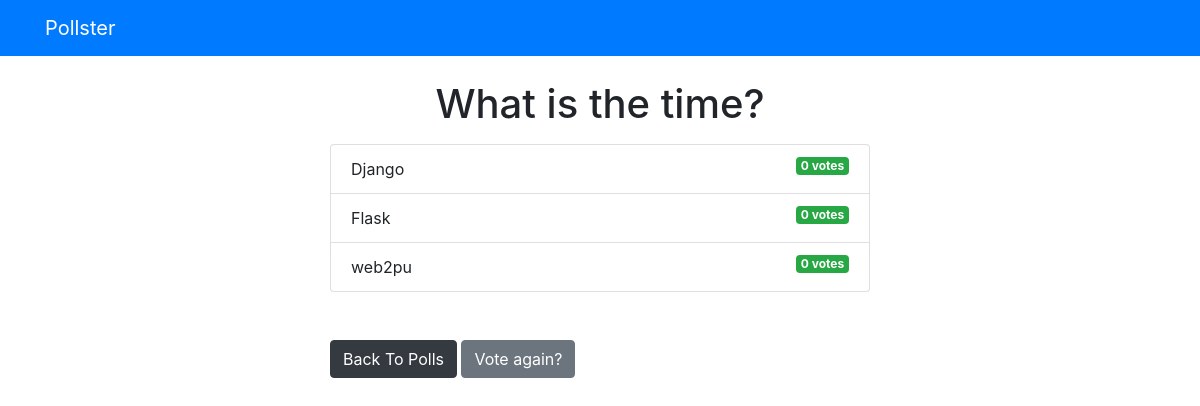
Before: /polls/1/results with the older database file.
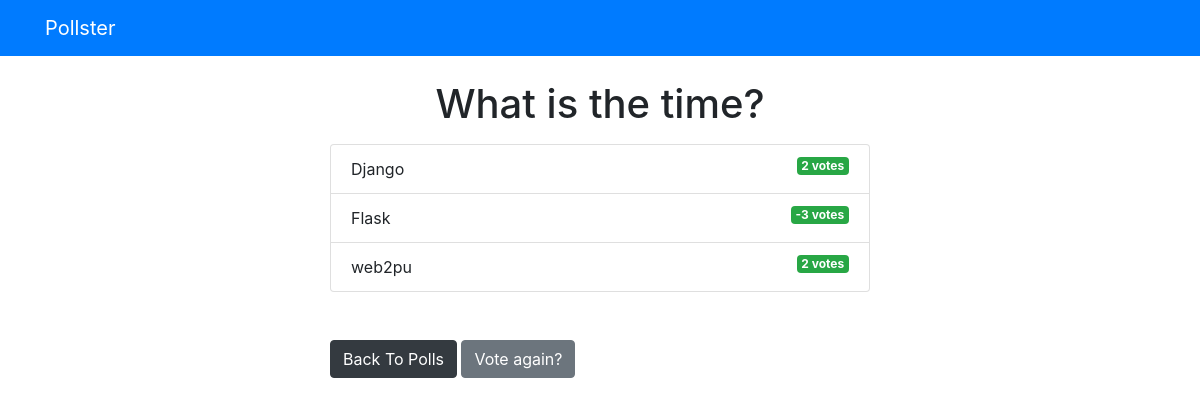
After: the same page with the newer database file.
### polls/models.py (models this page shows, shortened)
class Choice(models.Model):
    question = models.ForeignKey("Question",  on_delete=models.CASCADE)
    choice_text = models.CharField( max_length=200)
    votes = models.IntegerField(default=0)

### polls/views.py (the view)
# urls.py: path('<int:question_id>/results', views.results, name="results"),
def results(req, question_id):
    question= get_object_or_404(Question, pk=question_id)
    return render(req, 'polls/result.html', {'question' : question})

### templates/polls/result.html
{% extends 'base.html' %} {% block content %}
<h1 class="text-center mb-3">{{ question.question_text}}</h1>
<ul class="list-group mb-5">
    {% for choice in question.choice_set.all %}
    <li class="list-group-item">
        {{ choice.choice_text }} <span class="badge badge-success float-right">{{ choice.votes}}
            vote{{ choice.votes | pluralize }}
        </span>
    </li>
    {% endfor %}
</ul>
<a href="{% url 'polls:index' %}" class="btn btn-dark">Back To Polls</a>
<a href="{% url 'polls:detail' question.id%}" class="btn btn-secondary">Vote again?</a> {% endblock %}

Changed rows visible on the page:
changed Choice "Django": votes "0" → "2"
changed Choice "Flask": votes "0" → "-3"
changed Choice "web2pu": votes "0" → "2"
